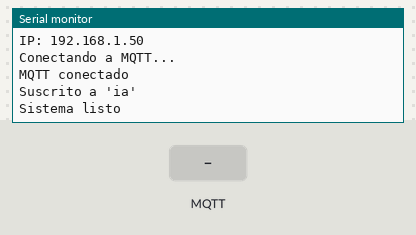
A sketch run on a simulated ESP32. On the bench: the last lines printed to the serial monitor. The test bench sets the inputs (shaded band). WiFi joins after 1.5 s; servers stay silent unless stated; I2S audio is not simulated (input reads silence); random numbers use the default seed unless the sketch sets one; no MQTT or app messages arrive unless stated.

Above: at 3.2 s.
3.3 s: MQTT message "1" arrives on the first subscribed topic
At 4.3 s:
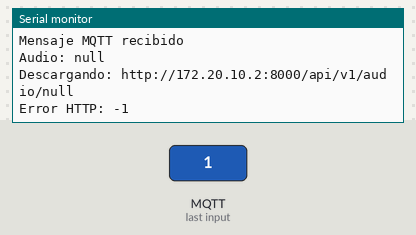
4.8 s: MQTT message "on" arrives on the first subscribed topic
At 5.3 s:
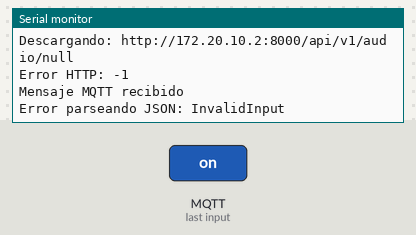

Measured:
- after the input at 3.3 s, the serial monitor: prints a new line at once (image 1)
- after the input at 4.8 s, the serial monitor: prints a new line at once (image 2)

The sketch:

speaker.ino
```cpp
#include <WiFi.h>
#include <HTTPClient.h>
#include <PubSubClient.h>
#include <ArduinoJson.h>
#include <driver/i2s.h>

const char* WIFI_SSID = "iPhone de Fabrizzio";
const char* WIFI_PASSWORD = "123456789";
const char* MQTT_SERVER = "172.20.10.2";
const int MQTT_PORT = 1883;
const char* AUDIO_SERVER_URL = "http://172.20.10.2:8000/api/v1/audio/";

#define I2S_BCLK 26
#define I2S_LRCK 27
#define I2S_DOUT 25
#define BUFFER_SIZE 512
#define WAV_HEADER_SIZE 44
#define DMA_BUFFER_COUNT 8
#define DMA_BUFFER_LENGTH 1024

WiFiClient wifiClient;
PubSubClient mqtt(wifiClient);

String pendingAudio = "";
bool shouldPlayAudio = false;

void setupI2S(uint32_t sampleRate) {
  i2s_config_t i2s_config = {
    .mode = (i2s_mode_t)(I2S_MODE_MASTER | I2S_MODE_TX),
    .sample_rate = sampleRate,
    .bits_per_sample = I2S_BITS_PER_SAMPLE_16BIT,
    .channel_format = I2S_CHANNEL_FMT_ONLY_RIGHT,
    .communication_format = I2S_COMM_FORMAT_I2S,
    .intr_alloc_flags = ESP_INTR_FLAG_LEVEL1,
    .dma_buf_count = DMA_BUFFER_COUNT,
    .dma_buf_len = DMA_BUFFER_LENGTH,
    .use_apll = false
  };

  i2s_pin_config_t pin_config = {
    .bck_io_num = I2S_BCLK,
    .ws_io_num = I2S_LRCK,
    .data_out_num = I2S_DOUT,
    .data_in_num = -1
  };

  i2s_driver_install(I2S_NUM_0, &i2s_config, 0, NULL);
  i2s_set_pin(I2S_NUM_0, &pin_config);
}

uint32_t extractSampleRateFromWav(WiFiClient* stream) {
  uint8_t header[WAV_HEADER_SIZE];
  stream->readBytes(header, WAV_HEADER_SIZE);

  uint32_t sampleRate = header[24] |
                        (header[25] << 8) |
                        (header[26] << 16) |
                        (header[27] << 24);

  return sampleRate;
}

void streamAudioToI2S(WiFiClient* stream) {
  uint8_t buffer[BUFFER_SIZE];

  while (stream->available()) {
    int bytesRead = stream->readBytes(buffer, BUFFER_SIZE);
    if (bytesRead > 0) {
      size_t bytesWritten;
      i2s_write(I2S_NUM_0, buffer, bytesRead, &bytesWritten, portMAX_DELAY);
    }
  }
}

void playAudio(const String& audioFilename) {
  String audioURL = String(AUDIO_SERVER_URL) + audioFilename;

  Serial.println("Descargando: " + audioURL);

  HTTPClient http;
  http.begin(audioURL);
  int httpCode = http.GET();

  if (httpCode != HTTP_CODE_OK) {
    Serial.println("Error HTTP: " + String(httpCode));
    http.end();
    return;
  }

  WiFiClient* stream = http.getStreamPtr();
  uint32_t sampleRate = extractSampleRateFromWav(stream);

  Serial.print("Sample rate: ");
  Serial.println(sampleRate);

  i2s_driver_uninstall(I2S_NUM_0);
  setupI2S(sampleRate);

  Serial.println("Reproduciendo...");
  streamAudioToI2S(stream);

  delay(350);
  i2s_zero_dma_buffer(I2S_NUM_0);

  Serial.println("Finalizado");
  http.end();
}

void processIncomingMessage(const JsonDocument& doc) {
  String audioFilename = doc["audio"].as<String>();

  Serial.println("Audio: " + audioFilename);

  if (audioFilename.length() > 0) {
    pendingAudio = audioFilename;
    shouldPlayAudio = true;
  }
}

void mqttCallback(char* topic, byte* payload, unsigned int length) {
  Serial.println("Mensaje MQTT recibido");

  StaticJsonDocument<512> doc;
  DeserializationError error = deserializeJson(doc, payload, length);

  if (error) {
    Serial.println("Error parseando JSON: " + String(error.c_str()));
    return;
  }

  processIncomingMessage(doc);
}

void connectMQTT() {
  while (!mqtt.connected()) {
    Serial.println("Conectando a MQTT...");

    String clientId = "ESP32Speaker-" + String(random(0xffff), HEX);

    if (mqtt.connect(clientId.c_str())) {
      Serial.println("MQTT conectado");
      mqtt.subscribe("ia");
      Serial.println("Suscrito a 'ia'");
    } else {
      Serial.print("Error MQTT: ");
      Serial.println(mqtt.state());
      delay(5000);
    }
  }
}

void connectWiFi() {
  Serial.println("Conectando a WiFi...");
  WiFi.begin(WIFI_SSID, WIFI_PASSWORD);

  while (WiFi.status() != WL_CONNECTED) {
    delay(300);
    Serial.print(".");
  }

  Serial.println("\nWiFi conectado");
  Serial.print("IP: ");
  Serial.println(WiFi.localIP());
}

void setup() {
  Serial.begin(115200);
  delay(500);

  randomSeed(micros());

  connectWiFi();
  setupI2S(22050);

  mqtt.setServer(MQTT_SERVER, MQTT_PORT);
  mqtt.setCallback(mqttCallback);
  mqtt.setBufferSize(512);

  connectMQTT();

  Serial.println("Sistema listo");
}

void loop() {
  if (!mqtt.connected()) {
    connectMQTT();
  }

  mqtt.loop();

  if (shouldPlayAudio && pendingAudio.length() > 0) {
    shouldPlayAudio = false;
    playAudio(pendingAudio);
    pendingAudio = "";
  }
}
```
